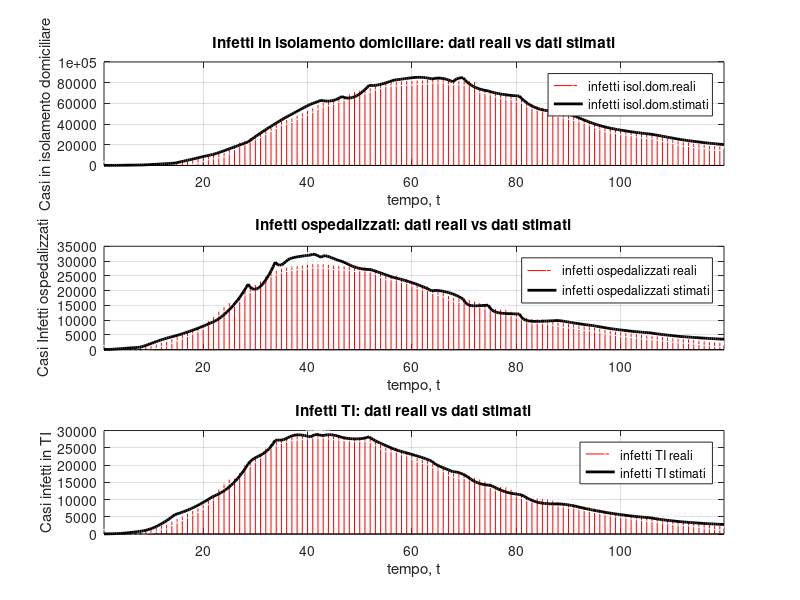

The MATLAB script that drew this image:
close all
clc
%Popolazione italiana
popolazione=60e6;

%parametro di integrazione
%discretizzazione del sistema continuo (per poterne calcolare l'evoluzione numericamente) secondo il metodo di Eulero
%time-step
step = 0.4;
tempoMax= 120;
t = 1:step:tempoMax;

%-------------------------------------------------------------------------
%------------------------------ DATI REALI -------------------------------
%-------------------------------------------------------------------------


%persone in isolamento domiciliare (Q)
real_Q = [94	162	221	284	412	543	798	927	1000	1065	1155	1060	1843	2180	2936	2599	3724	5036	6201	7860	9268	10197	11108	12090	14935	19185	22116	23783	26522	28697	30920	33648	36653	39533	42588	43752	45420	48134	50456	52579	55270	58320	60313	61557	63084	64873	66534	68744	71063	72333	73094	74696	76778	78364	80031	80589	80758	81104	81510	81710	82286	82212	82722	83504	83619	83652	81708	81796	81808	81436	81678	80770	74426	73139	72157	69974	68679	67950	67449	65392	64132	60470	59012	57278	55597	54422	52452	51051	49770	48485	47428	46574	44504	42732	40118	38606	36561	35275	34844	33569	33202	32588	31359	30582	30111	29718	28028	27141	26270	24877	23518	22471	22213	21091	20649	20066	18750	18586	18510	18472];
real_Qt = transpose(real_Q);

%ricoverati con sintomi (I1)
real_I1 = [101	114	128	248	345	401	639	742	1034	1346	1790	2394	2651	3557	4316	5038	5838	6650	7426	8372	9663	11025	12894	14363	15757	16020	17708	19846	20692	21937	23112	24753	26029	26676	27386	27795	28192	28403	28540	28741	29010	28949	28976	28718	28485	28399	28242	28144	27847	28023	28011	27643	26893	25786	25007	25033	24906	24134	23805	22871	22068	21533	21372	20353	19723	19210	18149	17569	17357	17242	16823	16270	15769	15174	14636	13834	13618	13539	12865	12172	11453	10792	10400	10311	10207	9991	9624	9269	8957	8695	8613	8185	7917	7729	7379	7094	6680	6387	6099	5916	5742	5503	5301	5002	4864	4729	4581	4320	4131	3893	3747	3594	3489	3301	3113	2867	2632	2474	2314	2038];
real_I1t = transpose(real_I1);

%ricoverati in terapia intensiva (I2)
real_I2 = [26	35	36	56	64	105	140	166	229	295	351	462	567	650	733	877	1028	1153	1328	1518	1672	1851	2060	2257	2498	2655	2857	3009	3204	3396	3489	3612	3732	3856	3906	3981	4023	4035	4053	4068	3994	3977	3898	3792	3693	3605	3497	3381	3343	3260	3186	3079	2936	2812	2733	2635	2573	2471	2384	2267	2173	2102	2009	1956	1863	1795	1694	1578	1539	1501	1479	1427	1333	1311	1168	1034	1027	999	952	893	855	808	775	762	749	716	676	640	595	572	553	541	521	505	489	475	450	435	424	408	353	338	316	293	287	283	263	249	236	227	220	209	207	177	163	168	161	152	148	127];
real_I2t = transpose(real_I2);


%-------------------------------------------------------------------------
%----------   VETTORI PER L'EVOLUZIONE NEL TEMPO DELLE VARIABILI ---------
%-------------------------------------------------------------------------

S = zeros(1, length(t));
E = zeros(1, length(t));
A = zeros(1, length(t));
Q = zeros(1, length(t));
I1 = zeros(1, length(t));
I2 = zeros(1, length(t));
R = zeros(1, length(t));
M = zeros(1, length(t));
T = zeros(1, length(t));


%-------------------------------------------------------------------------
%-------------------------- CONDIZIONI INIZIALI --------------------------
%-------------------------------------------------------------------------
E(1) = 50;  
A(1) = 4324; 
Q(1) = 94;
I1(1) = 101;
I2(1) = 26;
R(1) = 1;
S(1) = popolazione - E(1)- Q(1) - I1(1) - I2(1) - R(1);
M(1) = 0;
T(1) = 0;


%-------------------------------------------------------------------------
%---------------------- PARAMETRI FISSI NEL TEMPO -------------------------
%-------------------------------------------------------------------------

beta = 0.000000008;
c= 1;
d1 = 0.011;     %tasso di mortalità di S
b = S(1)*d1;    %numero di persone in ingresso al compartimento S
d2 = 0.018;     %tasso di mortalità di E
d3 = 0.019;     %tasso di mortalità di A
d4 = 0.02;      %tasso di mortalità di Q
d5 = 0.05;      %tasso di mortalità di I1
d7 = 0.009;     %tasso di mortalità di R
d6 = 0.03;
tau1 = 0.2;     %inverso del tempo medio per l'insorgenza dei sintomi
tau2 = 0.25;    %inverso del tempo medio per l'esito del tampone
k = 0.2;        %inverso del tempo medio trascorso dai soggetti nel compartimento E 
         
%-------------------------------------------------------------------------
%---------------------- PARAMETRI VARIABILI NEL TEMPO --------------------
%-------------------------------------------------------------------------

gamma1 = 0;     %tasso di guarigione senza controlli specifici per infetti in isolamento domiciliare 
gamma2 = 0;     %tasso di guarigione senza controlli specifici per infetti ospedalizzati 
u_p = 0;        %controllo preventivo (distanza sociale, igiene delle mani ecc...)
u_Ta = 0.02;    %controllo riguardante il tampone
u_1 = 0.004;    %controllo riguardante cure a casa
u_2 = 0.005;    %controllo riguardante cure in ospedale no in terapia intensiva
u_3 = 0.006;    %controllo riguardante cure in ospedale in terapia intensiva
rho1 = 1;       %peso del controllo u_1
rho2 = 1;       %peso del controllo u_2
rho3 = 1;       %peso del controllo u_3
p = 0.2;        %percentuale persone in isolamento domiciliare rispetto i nuovi casi positivi, 
                
theta = 0.03;   %percentuale di test
lambda = 0.015; %percentuale di tesi positivi
sigma1 = 0.3;   %tasso di complicanza della malattia
m = 0.001;      %tasso di mortalità a causa della malattia

disp('%%%%%%%%%%%%%%%% VALORE DEL NUMERO DI RIPRODUZIONE DI BASE, R0 %%%%%%%%%%%%%%%%')
R0 = (beta*b)/(d1*(d2+k))

%-------------------------------------------------------------------------
%------------------------------ SIMULAZIONE ------------------------------
%-------------------------------------------------------------------------

for i=1:length(t)-1
  
     if (i>=7/step) && (i<14/step)
       gamma1 = 0; 
       gamma2 = 0;
        u_p = 0;  
        u_Ta = 0.03; 
        u_1 = 0.04;  
        u_2 = 0.005;  
        u_3 = 0.006;  
        p = 0.2; 
        theta = 0.05;  
        lambda = 0.03; 
        m = 0.001;
     end
     
     if (i>=14/step) && (i<21/step)
        u_p = 0.01;  
        u_Ta = 0.04; 
        u_1 = 0.04;  
        u_2 = 0.005;  
        u_3 = 0.006;  
        p = 0.4; 
        theta = 0.05;  
        lambda = 0.04; 
        m = 0.13; %le morti sono aumentate vertiginosamente
     end
     
     if (i>=21/step) && (i<28/step)   %lockdown  
        u_Ta = 0.05; 
        u_2 = 0.009;  
        u_3 = 0.01;  
        theta = 0.06; 
        rho2 = 10;  
        lambda = 0.05; 
        m = 0.16; 
     end
     
     
     if (i>=28/step) && (i<33/step)
        gamma1 = 0.002; 
        gamma2 = 0.001;
        u_p = 0.1;  
        u_Ta = 0.05; 
        u_1 = 0.03;  
        u_2 = 0.035;  
        u_3 = 0.05;  
        p = 0.6; 
        theta = 0.06; 
        rho2 = 8;  
        rho3 = 1;
        tau2 = 0.25;           
        sigma1 = sigma1+0.01; 
        lambda = 0.052; 
        m = m+0.01; 
     end
     
     if (i>=33/step) && (i<35/step)
        gamma1 = 0.002; 
        gamma2 = 0.001;
        u_p = 0.1;  
        u_Ta = 0.05; 
        u_1 = 0.03;  
        u_2 = 0.045;  
        u_3 = u_3+0.002;  
        p = 0.6; 
        theta = 0.06; 
        rho2 = 10; 
        rho3 = 3;
        tau2 = 0.25;           
        sigma1 = sigma1+0.05; 
        lambda = 0.054; 
        m = m+0.04;
     end
     
     if (i>=35/step) && (i<40/step)
       beta = 0.0000000045;
       gamma1 = 0.002; 
       gamma2 = 0.001;
        u_p = 0.2;  
        u_Ta = 0.05; 
        u_1 = 0.04;  
        u_2 = 0.05;  
        u_3 = 0.06;  
        p = 0.65; 
        theta = 0.07;            
        sigma1 = sigma1-0.006; 
        lambda = 0.052; 
     end
     if (i>=40/step) && (i<42/step) %i primi risultati del lockdown si iniziano a vedere ora, controllo u_p aumenta molto
        u_p = 0.4;  
        u_Ta = u_Ta+0.002; 
        u_1 = 0.045;  
        u_3 = 0.051;  
        p = 0.6; 
        theta = theta+0.002;            
        sigma1 = sigma1-0.006; 
        m = 0.47; 
     end
     
     if (i>=42/step) && (i<46/step)  
        u_Ta = u_Ta+0.002; 
        u_1 = 0.045;    
        u_3 = 0.051;  
        p = 0.6; 
        theta = theta+0.002; 
        gamma1 = 0.02;           %aumentano persone che guariscono anche senza controlli
        rho1 = 3;          
        lambda = 0.08;
        m = 0.45;
     end
     
     if (i>=46/step) && (i<51/step)
        u_p = 0.55;  
        u_Ta = u_Ta+0.002; 
        u_1 = 0.05;  
        u_2 = 0.051;  
        u_3 = 0.052;   
        theta = theta+0.002; 
        rho1 = 4.4; 
        sigma1 = sigma1-0.001;  
        m = m-0.008;
     end
     if (i>=51/step) && (i<56/step)
        u_p = 0.6;  
        u_Ta = u_Ta+0.002;  
        u_1 = 0.05;  
        u_2 = 0.051;  
        u_3 = 0.065;  
        p = 0.6; 
        theta = theta+0.002; 
        gamma1 = 0.1;  
        rho1 = 4.3;  
        rho3 = 3.2;         
        lambda = lambda-0.0015;  %diminuiscono i positivi in relazione al numero di tamponi effettuati
                                 %il tasso di complicanza si inizia a stabilizzare anche grazie agli effetti
                                 %del controllo u_2 che evitano che le persone vadano in I2     
     end
     if (i>=56/step) && (i<63/step) 
        u_Ta = u_Ta+0.002; 
        u_1 = 0.05;  
        u_2 = 0.05;  
        u_3 = 0.065;  
        theta = theta+0.003;   
        gamma1 = 0.11;  
        rho1 = 4.35;  
        rho3 = 3.2;            
        lambda = lambda-0.0015;  
        m = m-0.001;
            
     end
     
     if (i>=63/step) &&(i<67/step)
        u_p = u_p-0.05;             %inizia a diminuire controllo preventivo 
        u_Ta = u_Ta+0.002; 
        u_1 = 0.045;  
        theta = theta+0.003;
        gamma1 = 0.14;  
        rho1 = 3.5;    
        rho2 = 9; 
        rho3 = 3.6;
        sigma1 = sigma1-0.01;
        lambda = lambda-0.0012;  
        m = m-0.007;                
        
     end
     
     if (i>=67/step) && (i<69/step)
        u_Ta = u_Ta+0.002;   
        u_1 = 0.03;  
        u_2 = 0.05;  
        u_3 = 0.055;  
        theta = theta+0.003;
        gamma1 = 0.12;  
        rho1 = 3;     
        sigma1 = sigma1-0.01;
        lambda = lambda-0.0012;  
        m = m-0.007;  
        
     end
     if (i>=69/step) && (i<74/step)
        gamma1 = 0.15;  
        gamma2 = 0.001;
        lambda = 0.014; 
     end
     if (i>=74/step) && (i<80/step)
         u_1 = 0.02;  
        u_2 = 0.05;  
        u_3 = 0.055;  
        gamma2 = 0.01;
        rho1 = 2.5;    
        lambda = 0.011;
     end
     if (i>=80/step) && (i<87/step)
        u_Ta = u_Ta+0.002; 
         u_1 = 0.035;  
        u_2 = 0.06;  
        u_3 = 0.06;  
        rho1 = 3;    
        rho2 = 10; 
        lambda = 0.01;
        
     end
     
     if (i>=87/step) && (i<94/step)
        u_Ta = u_Ta+0.002; 
         u_1 = u_1+0.003;  
        u_2 = u_2+0.002;  
        u_3 = u_3+0.001;  
     end
     
     if (i>=94/step) && (i<105/step)
        u_Ta = u_Ta+0.002; 
        u_2 = u_2+0.003;  
        gamma1 = gamma1+0.007;
     end
     
     if (i>=105/step) && (i<120/step)
        u_Ta = u_Ta+0.002; 
        u_1 = u_1+0.0025;  
        u_2 = u_2+0.005;  
        gamma1 = gamma1+0.005;  
        rho3 = 4;
     end
     
    T(i+1) = i;
    S(i+1) = S(i)+step*(b-(+d1+beta*E(i)*(1-c*u_p)+c*theta*u_Ta)*S(i)+c*(1-lambda)*tau2*A(i)); 
    E(i+1) = E(i)+step*(beta*E(i)*(1-c*u_p)*S(i)-(d2+c*theta*tau1*u_Ta+k)*E(i)); 
    A(i+1) = A(i)+step*(c*theta*u_Ta*S(i)+c*theta*tau1*u_Ta*E(i)-c*(1-lambda)*tau2*A(i)-d3*A(i)-c*lambda*tau2*A(i));
    Q(i+1) = Q(i)+step*(c*p*lambda*tau2*A(i)-(d4+gamma1+c*rho1*u_1)*Q(i));
    I1(i+1) = I1(i)+step*(k*E(i)+c*(1-p)*lambda*tau2*A(i)-(d5+gamma2+c*rho2*u_2+sigma1)*I1(i));
    I2(i+1) = I2(i)+step*(sigma1*I1(i)-(m+d6+c*rho3*u_3)*I2(i)); 
    R(i+1) = R(i)+step*((gamma1+c*rho1*u_1)*Q(i)+(gamma2+c*rho2*u_2)*I1(i)+rho3*u_3-d7*R(i));
    M(i+1) = M(i)+step*(m*I2(i)); 
    
    
    
   
end    


Q_trasp = transpose(Q);
I1_trasp = transpose(I1);
I2_trasp = transpose(I2);
infected = [Q_trasp I1_trasp I2_trasp];


%-------------------------------------------------------------------------
%------------------- VISUALIZZAZIONE SIMULAZIONE -------------------------
%-------------------------------------------------------------------------



subplot(3,1,1),stem(1:120,real_Q, 'Color','red', 'MarkerEdgeColor','white');
xlim([t(1) t(end)])
hold on
plot(t,Q, '- k','linewidth',2)
title('Infetti in isolamento domiciliare: dati reali vs dati stimati');
legend('infetti isol.dom.reali', 'infetti isol.dom.stimati','Location','northeast'); 
grid on;
xlabel('tempo, t'); 
ylabel('Casi in isolamento domiciliare');


subplot(3,1,2),stem(1:120,real_I1, 'Color','red', 'MarkerEdgeColor','white');
xlim([t(1) t(end)])
hold on;
plot(t,I1, '- k','linewidth',2)
title('Infetti ospedalizzati: dati reali vs dati stimati');
legend('infetti ospedalizzati reali', 'infetti ospedalizzati stimati','Location','northeast'); 
grid on;
xlabel('tempo, t'); 
ylabel('Casi Infetti ospedalizzati');



subplot(3,1,3),stem(1:120,real_I1, 'Color','red', 'MarkerEdgeColor','white');
xlim([t(1) t(end)])
hold on;
plot(t,I2, '- k','linewidth',2);
title('Infetti TI: dati reali vs dati stimati');
legend('infetti TI reali', 'infetti TI stimati','Location','northeast'); 
grid on;
xlabel('tempo, t'); 
ylabel('Casi infetti in TI');

set(gcf, 'Position',  [550, 50, 700, 720])
